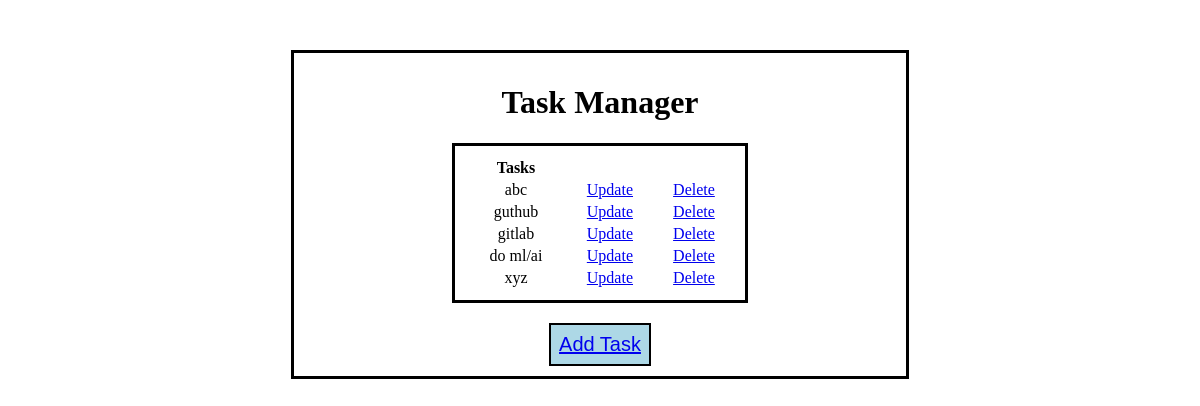
Page /mytask/ on the earlier database version.
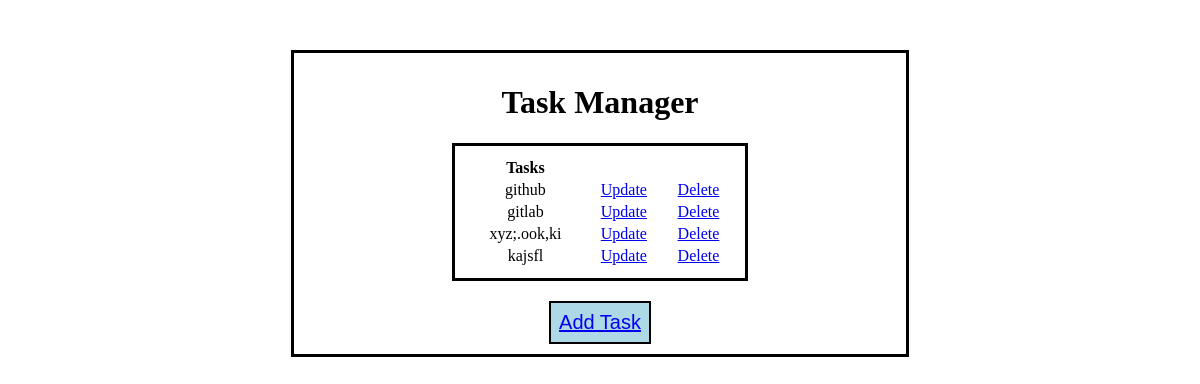
Same page on the later database version.
### mytask/models.py (models this page shows)
class Addtask(models.Model):
    task = models.CharField(max_length=200)
    def __str__(self) :
        return self.task

### mytask/views.py (the view)
# urls.py: path('', views.index, name="index"),
def index(request):
    tasks= Addtask.objects.all()
    return render(request, "mytask/index.html", {
        "tasks":tasks
    })

### mytask/templates/mytask/index.html
{% extends "mytask/layout.html" %}
{% block body %}
    <div>
        <table class="box">
            <tr>
                <th>Tasks</th>
            </tr>
            {% for task in tasks %}
                <tr>
                    <td>{{task}}</td>
                    <td><a href="{% url 'update' task.id %}">Update</a></td>
                    <td><a href="{% url 'delete' task.id %}">Delete</a></td>
                </tr>
            {% endfor %}
        </table>
    </div>
    <button class="button"><a href="{% url 'add' %}">Add Task</a></button>
{% endblock %}

### mytask/templates/mytask/layout.html (shortened to what this page needs)
<!DOCTYPE html>
<html lang="en">
<head>
</head>
<body>
    <div class="main">
        <h1 >Task Manager</h1>
        <div>
            {% block body %}
            {% endblock %}
        </div>
    </div>
</body>
</html>

Differences in the rows shown:
removed Addtask: task "abc"
removed Addtask: task "do ml/ai"
changed Addtask: task "guthub" → "github"
changed Addtask: task "xyz" → "xyz;.ook,ki"
added Addtask: task "kajsfl"
